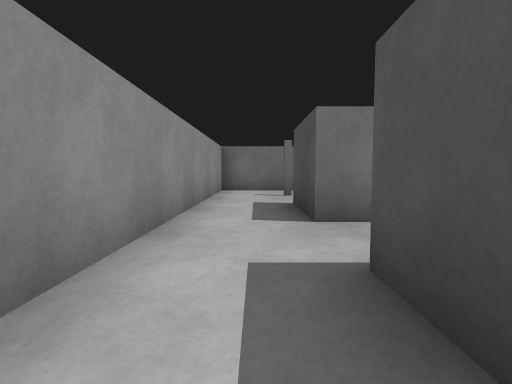
View 1 (above)

24 first-person views from a walk through a Gazebo world. The camera is 0.36 m above the floor, tilts 4° down and sees 80° across. The floor is counted in squares, 0.5 m on a side. Each view is taken from the middle of a square. On the plan, view 1 faces up. The plan holds only what a view shows up to about 10 squares ahead; the rest is blank. The robots in the file are not drawn.

View 2
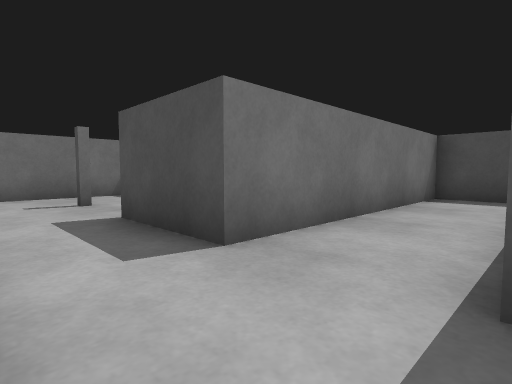

View 3
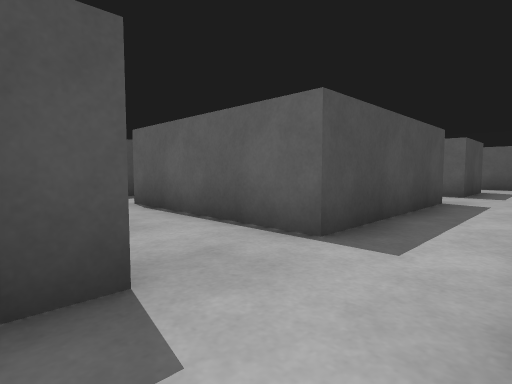

View 4
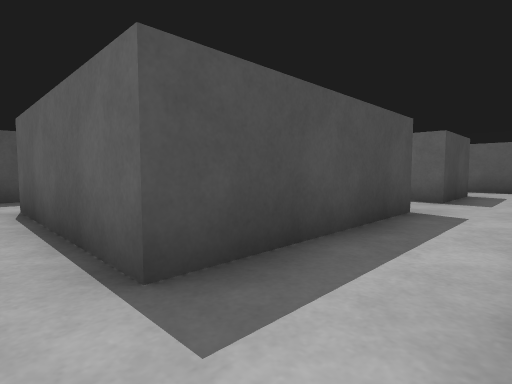

View 5
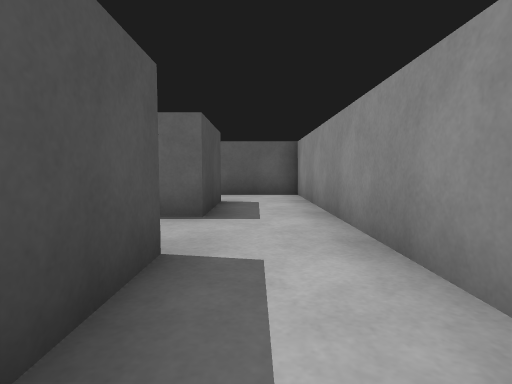

View 6
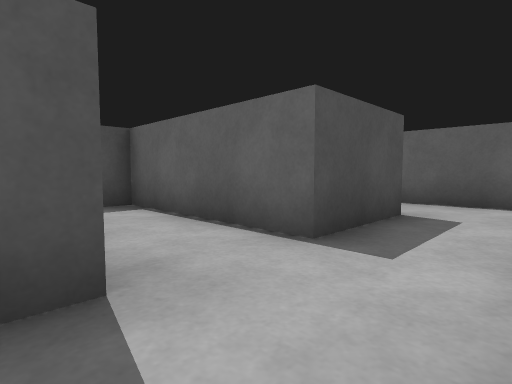

View 7
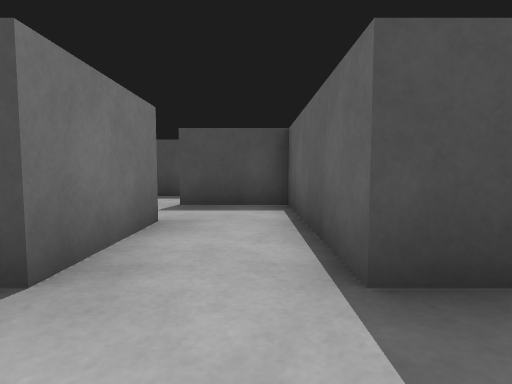

View 8
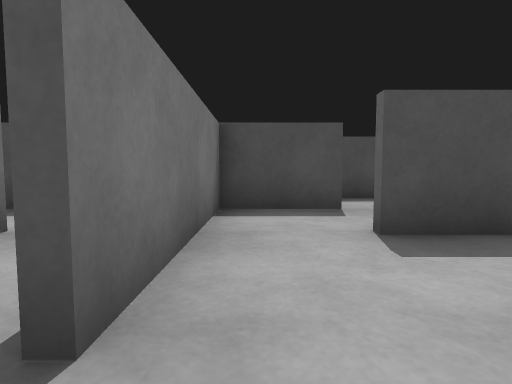

View 9
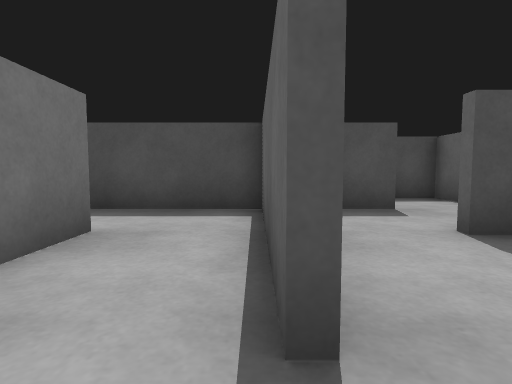

View 10
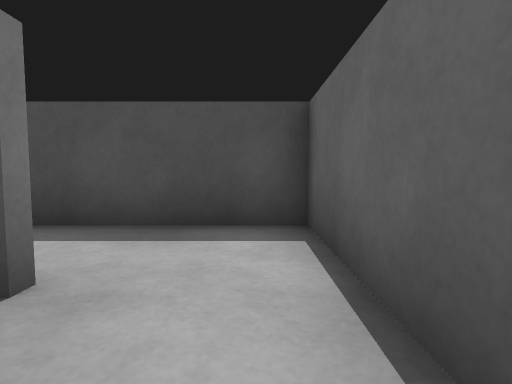

View 11
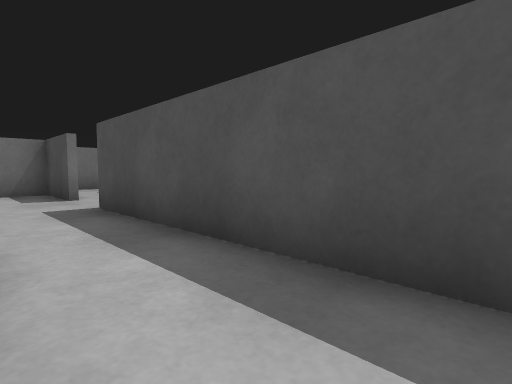

View 12
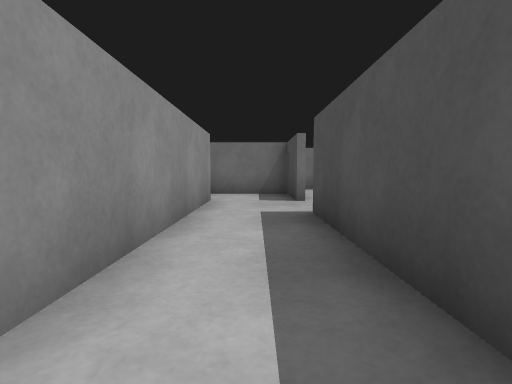

View 13
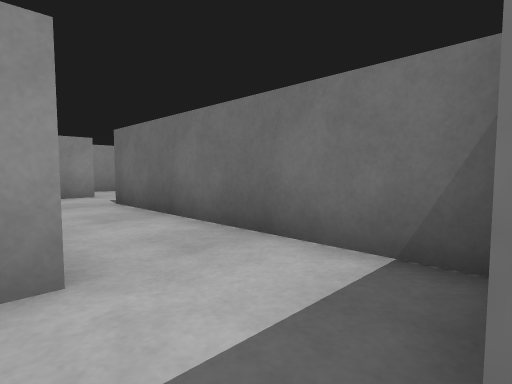

View 14
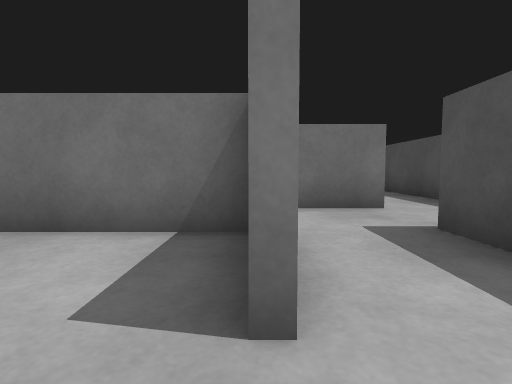

View 15
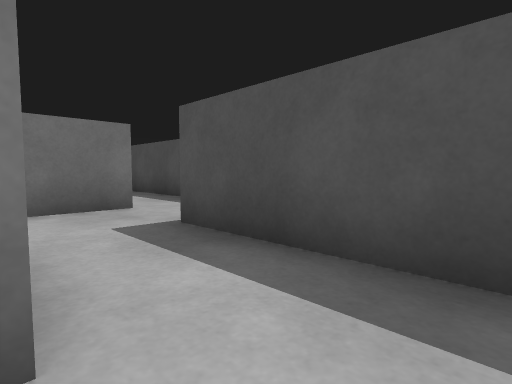

View 16
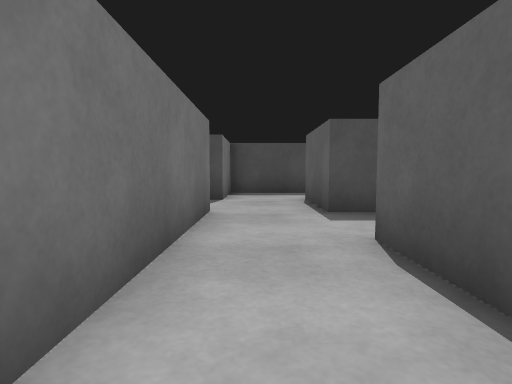

View 17
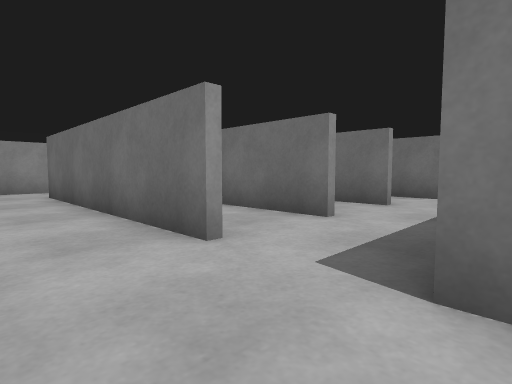

View 18
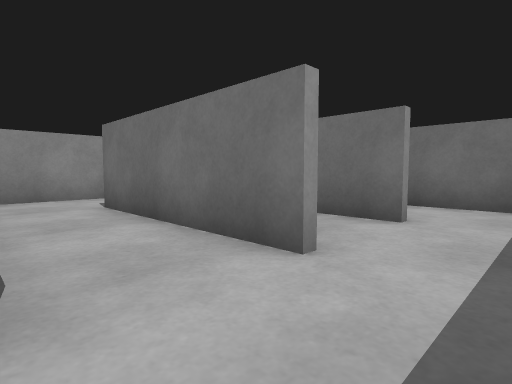

View 19
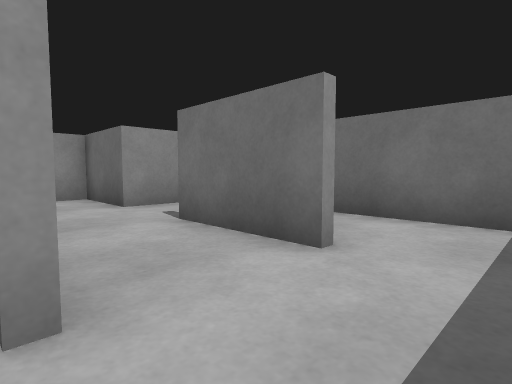

View 20
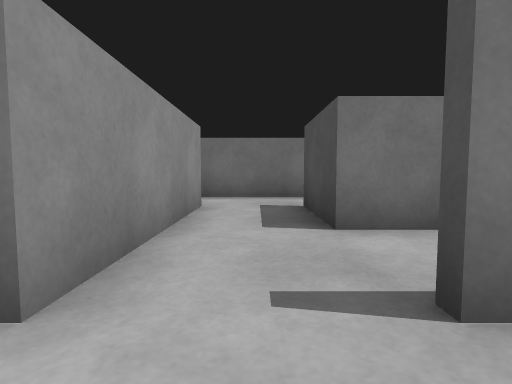

View 21
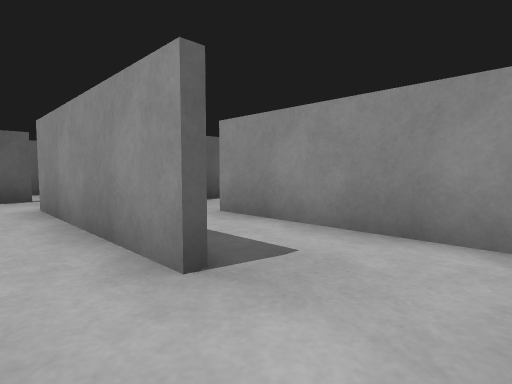

View 22
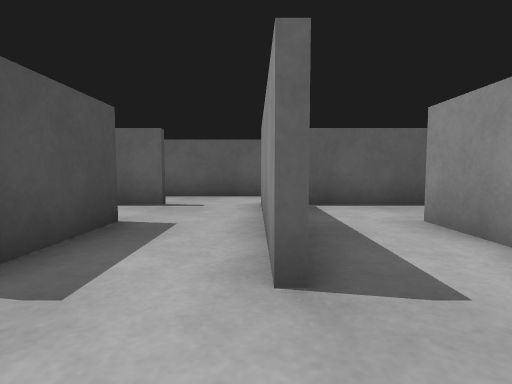

View 23
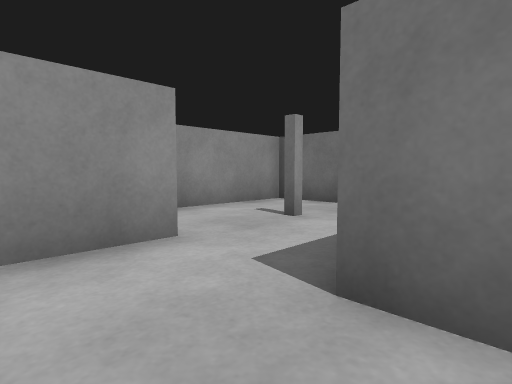

View 24
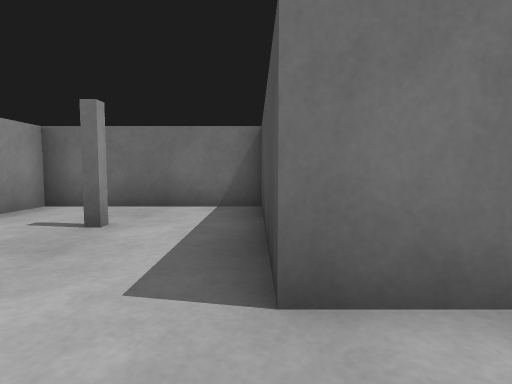

### Floor plan
Points are (right, up) in squares from view 1. A wall is a line through its corners. A room is listed if a view was taken in it or the views show most of it. See-through windows are left out.
Room 1 (views 1, 2, 3, 4, 5, 6, 7)
walls: (-1.3, -1.4) (-1.3, -9.3) (1.6, -9.3); (3.4, -2.6) (0.8, -2.6) (0.8, 2.2) (5.6, 2.2); (1, 6.9) (1, 5.1); (3.1, 6.5) (3.1, 10.6); (7.7, 1.6) (7.7, 4.3) (0.8, 4.3) (0.8, 6.8); (5.4, -4.8) (5.4, -2.4); (0.8, -7.2) (0.8, -4.7) (5, -4.7); (3.1, 11.1) (-1.3, 11.1) (-1.3, 1.4)
ways out: opening at (4, -3) to room 2; opening at (2, 6) to room 5; opening at (6.5, 2) to room 13; opening at (1, -8.5)
Room 2 (view 8)
walls: (5.4, -0.3) (3, -0.3)
ways out: opening at (4, -3) to room 1; opening at (2.5, 0) to room 3; opening at (5, -1.5) to room 4
Room 3 (view 9)
walls: (3, -0.1) (5.4, -0.1); (5.6, 2) (4.2, 2)
ways out: opening at (2.5, 0) to room 2; opening at (4.5, 1) to room 13
Room 4 (view 10)
walls: (7.7, -2.6) (7.7, 0.1); (7.8, -0.3) (5.4, -0.3); (5, -4.7) (7.5, -4.7)
ways out: opening at (5, -1.5) to room 2; opening at (8, -3.5) to room 5
Room 5 (views 11, 12, 23, 24)
walls: (10, 4.2) (10, 6.5) (3.1, 6.5); (7.9, 4.5) (7.9, -1.8); (7.5, -4.7) (10, -4.7) (10, 2.2)
ways out: opening at (2, 6) to room 1; opening at (8, -3.5) to room 4; opening at (10, 3.5) to room 6
Room 6 (views 13, 14, 15)
walls: (12.3, 3.1) (12.3, 6.7); (11.5, 8.8) (10.5, 8.8)
ways out: opening at (10, 3.5) to room 5; opening at (10, 8) to room 7; opening at (12, 8) to room 8
Room 7 (view 16)
walls: (8.4, 6.7) (10.2, 6.7); (3.3, 9.2) (3.3, 8); (10.5, 8.8) (5.4, 8.8)
ways out: opening at (10, 8) to room 6
Room 8 (view 17)
walls: (12.5, 8.8) (11.5, 8.8); (12.3, 6.7) (14.8, 6.7); (16.8, 6.4) (16.8, 8.8) (14.5, 8.8)
ways out: opening at (12, 8) to room 6; opening at (13.5, 9) to room 9; opening at (15.5, 7)
Room 9 (view 18)
walls: (12.5, 11.1) (7.6, 11.1); (14.5, 8.8) (14.5, 10.5); (5.6, 10.6) (5.6, 9.6)
ways out: opening at (13.5, 9) to room 8; opening at (13.5, 11) to room 10; opening at (7, 11) to room 12
Room 10 (views 19, 20, 21)
walls: (9.9, 13.6) (11, 13.6); (12.5, 13.4) (9.9, 13.4); (13.6, 15.7) (10, 15.7) (10, 18.2); (7.6, 11.3) (10.6, 11.3); (14.5, 10.5) (14.5, 13.1); (7.9, 18.2) (7.9, 13.4); (9.4, 20.3) (8.5, 20.3)
ways out: opening at (13.5, 11) to room 9; opening at (8, 19.5) to room 11; opening at (8, 12.5) to room 12; opening at (10, 19.5)
Room 11 (view 22)
walls: (5.6, 19.8) (5.6, 15.6); (8.5, 20.3) (7.5, 20.3); (3.9, 13.6) (7, 13.6)
ways out: opening at (8, 19.5) to room 10; opening at (5, 15)
Room 12 (no view inside)
walls: (7.9, 13.4) (5.6, 13.4) (5.6, 10.6)
ways out: opening at (7, 11) to room 9; opening at (8, 12.5) to room 10
Room 13 (no view inside)
walls: (5.4, -0.1) (7.6, -0.1); (7.7, 0.1) (7.7, 1.6)
ways out: opening at (6.5, 2) to room 1; opening at (4.5, 1) to room 3

Where each view was taken, in squares from view 1:
view 1: 0 up, 0 right, facing up
view 2: 2 up, 1 left, facing up-right
view 3: 5 up, 1 left, facing down-right
view 4: 3 up, 1 left, facing down-right
view 5: 0 up, 0 right, facing down
view 6: 2 down, 1 left, facing down-right
view 7: 4 down, 1 left, facing right
view 8: 1 down, 2 right, facing right
view 9: 0 up, 2 right, facing right
view 10: 4 down, 6 right, facing right
view 11: 4 down, 8 right, facing up-right
view 12: 3 down, 9 right, facing up
view 13: 4 up, 10 right, facing up-left
view 14: 3 up, 10 right, facing up
view 15: 3 up, 10 right, facing up-right
view 16: 8 up, 7 right, facing right
view 17: 7 up, 15 right, facing up-left
view 18: 9 up, 14 right, facing up-left
view 19: 11 up, 14 right, facing up-left
view 20: 12 up, 9 right, facing up
view 21: 20 up, 9 right, facing down-left
view 22: 20 up, 8 right, facing down
view 23: 5 up, 4 right, facing up-left
view 24: 5 up, 3 right, facing up
